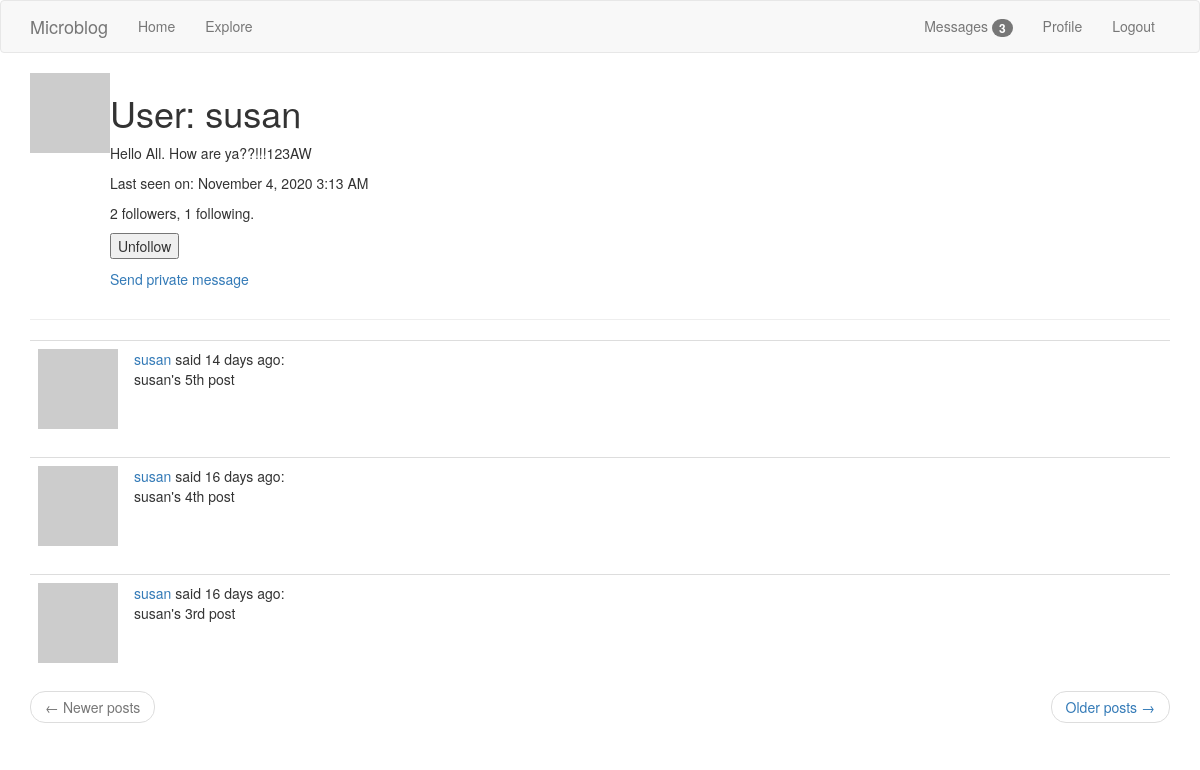
Screenshot of /user/susan (signed in) with the database file from the repository.
### app/models.py (models this page shows, shortened)
class PaginatedAPIMixin(object):
    @staticmethod
    def to_collection_dict(query, page, per_page, endpoint, **kwargs):
        resources = query.paginate(page, per_page, False)
        data = {
            'items': [item.to_dict() for item in resources.items],
            '_meta': {
                'page': page,
                'per_page': per_page,
                'total_pages': resources.pages,
                'total_items': resources.total
            },
            '_links': {
                'self': url_for(endpoint, page=page, per_page=per_page,
                                **kwargs),
                'next': url_for(endpoint, page=page + 1, per_page=per_page,
                                **kwargs) if resources.has_next else None,
                'prev': url_for(endpoint, page=page - 1, per_page=per_page,
                                **kwargs) if resources.has_prev else None
            }
        }
        return data

class User(PaginatedAPIMixin, UserMixin, db.Model):
    id = db.Column(db.Integer, primary_key=True)
    username = db.Column(db.String(64), index=True, unique=True)
    email = db.Column(db.String(120), index=True, unique=True)
    password_hash = db.Column(db.String(128))
    about_me = db.Column(db.String(140))
    last_seen = db.Column(db.DateTime, default=datetime.utcnow)
    posts = db.relationship('Post', backref='author', lazy='dynamic')
    followed = db.relationship(
                'User', secondary=followers,
                primaryjoin=(followers.c.follower_id == id),
                secondaryjoin=(followers.c.followed_id == id),
                backref=db.backref('followers', lazy='dynamic'), lazy='dynamic')
    messages_sent = db.relationship('Message',
                                    foreign_keys='Message.sender_id',
                                    backref='author', lazy='dynamic')
    messages_received = db.relationship('Message',
                                        foreign_keys='Message.recipient_id',
                                        backref='recipient', lazy='dynamic')
    last_message_read_time = db.Column(db.DateTime)
    notifications = db.relationship('Notification', backref='user',
                                    lazy='dynamic')
    def avatar(self, size):
        digest = md5(self.email.lower().encode('utf-8')).hexdigest()
        return f'https://www.gravatar.com/avatar/{digest}?d=identicon&s={size}'
    def is_following(self, user):
        return self.followed.filter(
            followers.c.followed_id == user.id).count() > 0
    def new_messages(self):
        last_read_time = self.last_message_read_time or datetime(1900, 1, 1)
        return Message.query.filter_by(recipient=self).filter(
            Message.timestamp > last_read_time).count()

class Post(db.Model):
    id = db.Column(db.Integer, primary_key=True)
    body = db.Column(db.String(140))
    timestamp = db.Column(db.DateTime, index=True, default=datetime.utcnow)
    user_id = db.Column(db.Integer, db.ForeignKey('user.id'))

### app/routes.py (the view)
@app.route('/user/<username>')
@login_required
def user(username):
    user = User.query.filter_by(username=username).first_or_404()
    page = request.args.get('page', 1, type=int)
    posts = user.posts.order_by(Post.timestamp.desc()).paginate(
        page, app.config['POSTS_PER_PAGE'], False)
    next_url = url_for('user', username=user.username, page=posts.next_num) \
        if posts.has_next else None
    prev_url = url_for('user', username=user.username, page=posts.prev_num) \
        if posts.has_prev else None
    form = EmptyForm()
    return render_template('user.html', user=user, posts=posts.items,
                           next_url=next_url, prev_url=prev_url, form=form)

### app/forms.py
class EmptyForm(FlaskForm):
    submit = SubmitField('Submit')

### app/models.py (called while the page is built)
@login.user_loader
def load_user(id):
    return User.query.get(int(id))

### app/routes.py (called while the page is built)
@app.before_request
def before_request():
    if current_user.is_authenticated:
        current_user.last_seen = datetime.utcnow()
        db.session.commit()

### app/templates/user.html (shortened to what this page needs)
{% extends "base.html" %}
{% block app_content %}
    <table>
        <tr valign="top">
            <td><img src="{{ user.avatar(128) }}"></td>
            <td><h1>User: {{ user.username }}</h1>
                {% if user.about_me %} <p>{{user.about_me}}</p> {% endif %}
                {% if user.last_seen %} <p>Last seen on: {{ moment(user.last_seen).format('LLL') }}</p> {% endif %}
                <p>{{ user.followers.count() }} followers, {{ user.followed.count() }} following.</p>
                {% if user == current_user %}
                    <p><a href="{{ url_for('edit_profile') }}">Edit your profile</a></p>
                    {% else %}
                    <p>
                        <form action="{{ url_for('unfollow', username=user.username) }}" method="post">
                            {{ form.submit(value='Unfollow') }}
                        </form>
                    </p>
                {% endif %}
                {% if user != current_user %}
                <p>
                    <a href="{{ url_for('send_message',
                                        recipient=user.username) }}">
                         Send private message
                    </a>
                </p>
                {% endif %}
            </td>
        </tr>
    </table>
    <hr>
    {% for post in posts %}
        {% include '_post.html' %}
    {% endfor %}
    <nav aria-label="...">
        <ul class="pager">
            <li class="previous{% if not prev_url %} disabled{% endif %}">
                <a href="{{ prev_url or '#' }}">
                    <span aria-hidden="true">&larr;</span> Newer posts
                </a>
            </li>
            <li class="next{% if not next_url %} disabled{% endif %}">
                <a href="{{ next_url or '#' }}">
                    Older posts <span aria-hidden="true">&rarr;</span>
                </a>
            </li>
        </ul>
    </nav>
{% endblock %}

### app/templates/_post.html
<table class="table table-hover">
    <tr>
        <td width="70px">
            <a href="{{ url_for('user', username=post.author.username) }}">
                <img src="{{ post.author.avatar(70) }}" />
            </a>
        </td>
        <td>
            <a href="{{ url_for('user', username=post.author.username) }}">
                {{ post.author.username }}
            </a>
            said {{ moment(post.timestamp).fromNow() }}:
            <br>
            {{ post.body }}
        </td>
    </tr>
</table>

### rows the page displays
User: username "susan", about_me "Hello All. How are ya??!!!123AW", last_seen "November 4, 2020 3:13 AM"
Post: author.username "susan", timestamp "14 days ago", body "susan's 5th post"
Post: author.username "susan", timestamp "16 days ago", body "susan's 4th post"
Post: author.username "susan", timestamp "16 days ago", body "susan's 3rd post"

### other values shown
{{ new_messages }} "3"
{{ user.followers.count() }} "2"
{{ user.followed.count() }} "1"
